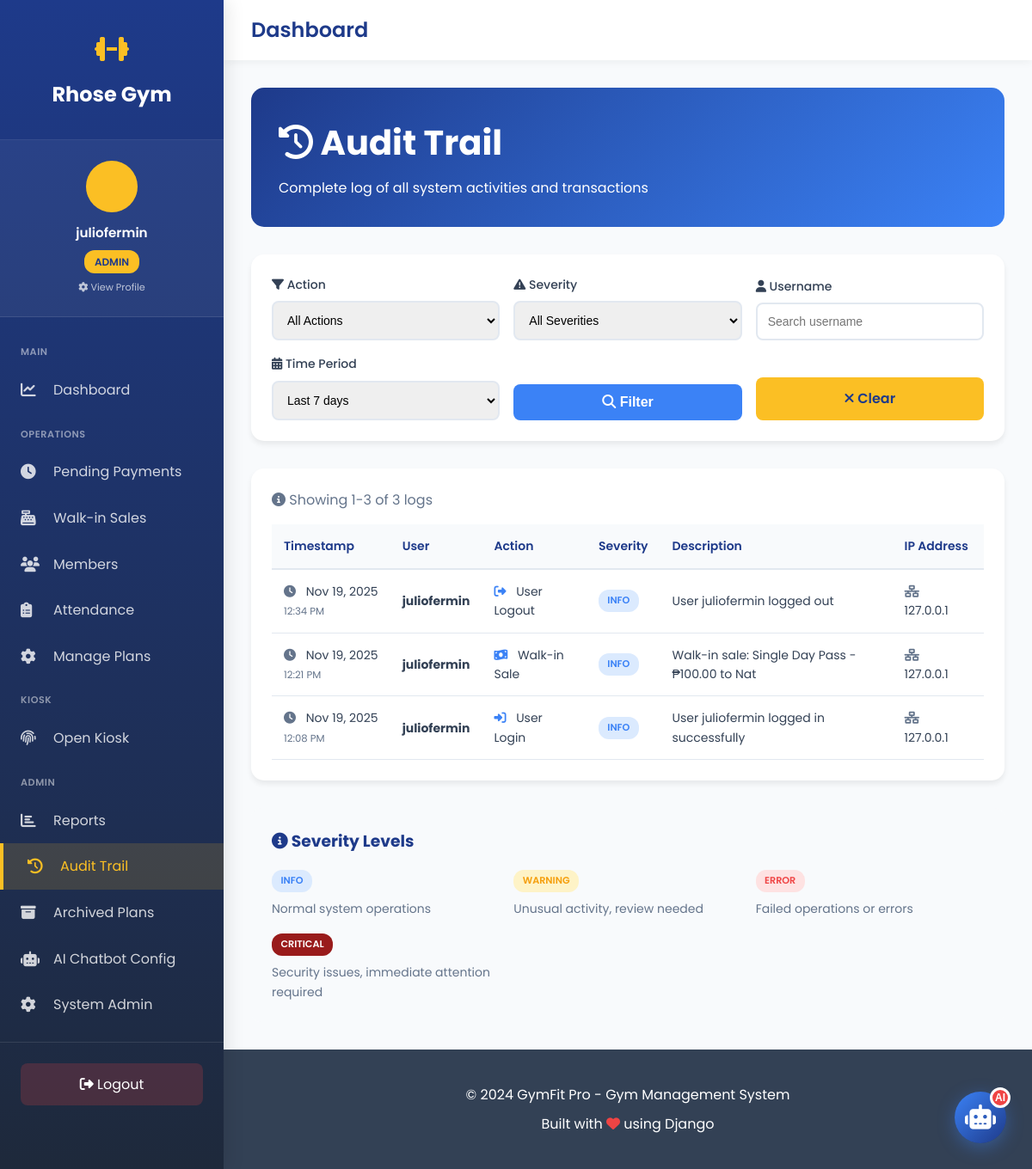
/audit-trail/ (signed in), run on the app's committed database.
### gym_app/models.py (models this page shows, shortened)
class User(AbstractUser):
    ROLE_CHOICES = [
        ('admin', 'Admin'),
        ('staff', 'Staff'),
        ('member', 'Member'),
    ]
    role = models.CharField(max_length=10, choices=ROLE_CHOICES, default='member')
    mobile_no = models.CharField(max_length=20, blank=True, null=True)
    address = models.TextField(blank=True, null=True)
    birthdate = models.DateField(blank=True, null=True)
    age = models.IntegerField(blank=True, null=True)
    profile_image = models.ImageField(
        upload_to='profile_images/',
        blank=True,
        null=True,
        help_text="Profile picture"
    )
    kiosk_pin = models.CharField(
        max_length=6,
        blank=True,
        null=True,
        unique=True,
        help_text="6-digit PIN for kiosk check-in/out",
        verbose_name="Kiosk PIN"
    )
    created_at = models.DateTimeField(auto_now_add=True)
    updated_at = models.DateTimeField(auto_now=True)
    class Meta:
        db_table = 'users'
        verbose_name = 'User'
        verbose_name_plural = 'Users'
    def is_admin(self):
        return self.role == 'admin' or self.is_superuser

class AuditLog(models.Model):
    ACTION_CHOICES = [
        ('login', 'User Login'),
        ('logout', 'User Logout'),
        ('login_failed', 'Login Failed'),
        ('register', 'User Registration'),
        ('user_created', 'User Created'),
        ('user_updated', 'User Updated'),
        ('user_deleted', 'User Deleted'),
        ('role_changed', 'Role Changed'),
        ('membership_created', 'Membership Created'),
        ('membership_updated', 'Membership Updated'),
        ('membership_cancelled', 'Membership Cancelled'),
        ('membership_expired', 'Membership Expired'),
        ('payment_received', 'Payment Received'),
        ('walkin_sale', 'Walk-in Sale'),
        ('payment_refunded', 'Payment Refunded'),
        ('plan_created', 'Plan Created'),
        ('plan_updated', 'Plan Updated'),
        ('plan_deleted', 'Plan Deleted'),
        ('data_export', 'Data Exported'),
        ('report_generated', 'Report Generated'),
        ('settings_changed', 'Settings Changed'),
        ('unauthorized_access', 'Unauthorized Access Attempt'),
        ('password_changed', 'Password Changed'),
        ('permission_denied', 'Permission Denied'),
    ]
    SEVERITY_CHOICES = [
        ('info', 'Info'),
        ('warning', 'Warning'),
        ('error', 'Error'),
        ('critical', 'Critical'),
    ]
    user = models.ForeignKey(
        User,
        on_delete=models.SET_NULL,
        null=True,
        blank=True,
        related_name='audit_logs'
    )
    action = models.CharField(max_length=50, choices=ACTION_CHOICES)
    severity = models.CharField(max_length=10, choices=SEVERITY_CHOICES, default='info')
    description = models.TextField()
    ip_address = models.GenericIPAddressField(null=True, blank=True)
    user_agent = models.TextField(blank=True, null=True)
    model_name = models.CharField(max_length=100, blank=True, null=True)
    object_id = models.CharField(max_length=100, blank=True, null=True)
    object_repr = models.CharField(max_length=200, blank=True, null=True)
    extra_data = models.JSONField(default=dict, blank=True)
    timestamp = models.DateTimeField(auto_now_add=True, db_index=True)
    class Meta:
        db_table = 'audit_logs'
        verbose_name = 'Audit Log'
        verbose_name_plural = 'Audit Logs'
        ordering = ['-timestamp']
        indexes = [
            models.Index(fields=['-timestamp']),
            models.Index(fields=['user', '-timestamp']),
            models.Index(fields=['action', '-timestamp']),
        ]

### gym_app/views.py (the view, shortened to what this page needs)
# urls.py: path('audit-trail/', views.audit_trail_view, name='audit_trail'),
@login_required
def audit_trail_view(request):
    action_filter = request.GET.get('action', '')
    user_filter = request.GET.get('user', '')
    severity_filter = request.GET.get('severity', '')
    days_filter = request.GET.get('days', '7')
    logs = AuditLog.objects.all().select_related('user')
    if action_filter:
        logs = logs.filter(action=action_filter)
    if user_filter:
        logs = logs.filter(user__username__icontains=user_filter)
    if severity_filter:
        logs = logs.filter(severity=severity_filter)
    if days_filter:
        try:
            days = int(days_filter)
            from datetime import timedelta
            start_date = timezone.now() - timedelta(days=days)
            logs = logs.filter(timestamp__gte=start_date)
        except ValueError:
            pass
    from django.core.paginator import Paginator
    paginator = Paginator(logs, 50)  # 50 logs per page
    page_number = request.GET.get('page')
    page_obj = paginator.get_page(page_number)
    actions = AuditLog.ACTION_CHOICES
    context = {
        'page_obj': page_obj,
        'actions': actions,
        'action_filter': action_filter,
        'user_filter': user_filter,
        'severity_filter': severity_filter,
        'days_filter': days_filter,
    }
    return render(request, 'gym_app/audit_trail.html', context)

### gym_app/templates/gym_app/audit_trail.html (shortened to what this page needs)
{% extends 'gym_app/base_sidebar.html' %}
{% block content %}
{% load static %}
<link rel="stylesheet" href="{% static 'gym_app/css/pages/audit_trail.css' %}">
<div class="page-header">
    <h1><i class="fas fa-history"></i> Audit Trail</h1>
    <p>Complete log of all system activities and transactions</p>
</div>
<div class="filters-box">
    <form method="get" action="{% url 'audit_trail' %}" class="filters-form">
        <div class="filter-group">
            <label for="action"><i class="fas fa-filter"></i> Action</label>
            <select name="action" id="action" class="filter-control">
                <option value="">All Actions</option>
            </select>
        </div>
        <div class="filter-group">
            <label for="severity"><i class="fas fa-exclamation-triangle"></i> Severity</label>
            <select name="severity" id="severity" class="filter-control">
                <option value="">All Severities</option>
            </select>
        </div>
        <div class="filter-group">
            <label for="user"><i class="fas fa-user"></i> Username</label>
            <input
                type="text"
                name="user"
                id="user"
                class="filter-control"
                placeholder="Search username"
                value="{{ user_filter }}"
            >
        </div>
        <div class="filter-group">
            <label for="days"><i class="fas fa-calendar-alt"></i> Time Period</label>
            <select name="days" id="days" class="filter-control">
                <option value="7" {% if days_filter == '7' %}selected{% endif %}>Last 7 days</option>
            </select>
        </div>
        <div class="filter-group">
            <button type="submit" class="btn btn-primary" style="width: 100%;">
                <i class="fas fa-search"></i> Filter
            </button>
        </div>
        <div class="filter-group">
            <a href="{% url 'audit_trail' %}" class="btn btn-gold" style="width: 100%; text-align: center; text-decoration: none;">
                <i class="fas fa-times"></i> Clear
            </a>
        </div>
    </form>
</div>
<div class="table-container">
    {% if page_obj %}
    <p style="color: var(--gray); margin-bottom: 1rem;">
        <i class="fas fa-info-circle"></i>
        Showing {{ page_obj.start_index }}-{{ page_obj.end_index }} of {{ page_obj.paginator.count }} log{{ page_obj.paginator.count|pluralize }}
    </p>
    <table>
        <thead>
            <tr>
                <th>Timestamp</th>
                <th>User</th>
                <th>Action</th>
                <th>Severity</th>
                <th>Description</th>
                <th>IP Address</th>
            </tr>
        </thead>
        <tbody>
            {% for log in page_obj %}
            <tr>
                <td style="white-space: nowrap;">
                    <i class="fas fa-clock action-icon" style="color: var(--gray);"></i>
                    {{ log.timestamp|date:"M d, Y" }}<br>
                    <small style="color: var(--gray);">{{ log.timestamp|date:"h:i A" }}</small>
                </td>
                <td>
                    {% if log.user %}
                        <strong>{{ log.user.username }}</strong><br>
                    {% else %}
                        <em style="color: var(--gray);">Anonymous</em>
                    {% endif %}
                </td>
                <td>
                    <i class="fas fa-{% if 'login' in log.action %}sign-in-alt{% elif 'logout' in log.action %}sign-out-alt{% elif 'payment' in log.action or 'sale' in log.action %}money-bill-wave{% elif 'membership' in log.action %}id-card{% elif 'user' in log.action %}user{% else %}clipboard-list{% endif %} action-icon"
                       style="color: var(--secondary-blue);"></i>
                    {{ log.get_action_display }}
                </td>
                <td>
                    <span class="badge badge-{{ log.severity }}">
                        {{ log.severity|upper }}
                    </span>
                </td>
                <td>{{ log.description }}</td>
                <td>
                    {% if log.ip_address %}
                        <i class="fas fa-network-wired action-icon" style="color: var(--gray);"></i>
                        {{ log.ip_address }}
                    {% else %}
                        <em style="color: var(--gray);">N/A</em>
                    {% endif %}
                </td>
            </tr>
            {% endfor %}
        </tbody>
    </table>
    {% else %}
    <div class="empty-state">
        <i class="fas fa-clipboard-list"></i>
        <h2 style="color: var(--primary-blue);">No Audit Logs Found</h2>
        <p>No activities match your filter criteria</p>
    </div>
    {% endif %}
</div>
<div style="background: var(--light-bg); padding: 1.5rem; border-radius: 12px; margin-top: 2rem;">
    <h3 style="color: var(--primary-blue); margin-bottom: 1rem;">
        <i class="fas fa-info-circle"></i> Severity Levels
    </h3>
    <div style="display: grid; grid-template-columns: repeat(auto-fit, minmax(200px, 1fr)); gap: 1rem;">
        <div>
            <span class="badge badge-info">INFO</span>
            <p style="color: var(--gray); font-size: 0.875rem; margin-top: 0.5rem;">Normal system operations</p>
        </div>
        <div>
            <span class="badge badge-warning">WARNING</span>
            <p style="color: var(--gray); font-size: 0.875rem; margin-top: 0.5rem;">Unusual activity, review needed</p>
        </div>
        <div>
            <span class="badge badge-error">ERROR</span>
            <p style="color: var(--gray); font-size: 0.875rem; margin-top: 0.5rem;">Failed operations or errors</p>
        </div>
        <div>
            <span class="badge badge-critical">CRITICAL</span>
            <p style="color: var(--gray); font-size: 0.875rem; margin-top: 0.5rem;">Security issues, immediate attention required</p>
        </div>
    </div>
</div>
{% endblock %}

### gym_app/templates/gym_app/base_sidebar.html (shortened to what this page needs)
<!DOCTYPE html>
<html lang="en">
<head>
    <link rel="stylesheet" href="https://cdnjs.cloudflare.com/ajax/libs/font-awesome/6.4.0/css/all.min.css">
</head>
<body class="has-sidebar">
    <aside class="sidebar" id="sidebar">
        <div class="sidebar-header">
            <div class="sidebar-logo">
                <i class="fas fa-dumbbell"></i>
            </div>
            <a href="{% url 'home' %}" class="sidebar-brand">Rhose Gym</a>
        </div>
        <a href="{% url 'profile_settings' %}" class="sidebar-user">
            <div class="sidebar-user-avatar">
            </div>
            <div class="sidebar-user-name">{{ user.get_full_name|default:user.username }}</div>
            <div style="text-align: center; margin-top: 0.5rem;">
                <span class="sidebar-user-role">{{ user.role }}</span>
            </div>
            <div style="text-align: center; margin-top: 0.5rem; font-size: 0.7rem; opacity: 0.7;">
                <i class="fas fa-cog"></i> View Profile
            </div>
        </a>
            <nav class="sidebar-menu">
            <div class="sidebar-section">Main</div>
            <a href="{% url 'dashboard' %}" {% if request.path == '/dashboard/' %}class="active"{% endif %}>
                <i class="fas fa-chart-line"></i>
                <span>Dashboard</span>
            </a>
            <div class="sidebar-section">Operations</div>
            <a href="{% url 'pending_payments' %}" {% if 'pending-payments' in request.path %}class="active"{% endif %}>
                <i class="fas fa-clock"></i>
                <span>Pending Payments</span>
            </a>
            <a href="{% url 'walkin_purchase' %}" {% if 'walkin' in request.path %}class="active"{% endif %}>
                <i class="fas fa-cash-register"></i>
                <span>Walk-in Sales</span>
            </a>
            <a href="{% url 'members_list' %}" {% if 'members' in request.path %}class="active"{% endif %}>
                <i class="fas fa-users"></i>
                <span>Members</span>
            </a>
            <a href="{% url 'attendance_report' %}" {% if 'attendance' in request.path %}class="active"{% endif %}>
                <i class="fas fa-clipboard-list"></i>
                <span>Attendance</span>
            </a>
            <a href="{% url 'manage_plans' %}" {% if 'manage-plans' in request.path %}class="active"{% endif %}>
                <i class="fas fa-cog"></i>
                <span>Manage Plans</span>
            </a>
            <div class="sidebar-section">Kiosk</div>
            <a href="{% url 'kiosk_login' %}" target="_blank">
                <i class="fas fa-fingerprint"></i>
                <span>Open Kiosk</span>
            </a>
            {% if user.is_admin %}
            <div class="sidebar-section">Admin</div>
            <a href="{% url 'reports' %}" {% if 'reports' in request.path %}class="active"{% endif %}>
                <i class="fas fa-chart-bar"></i>
                <span>Reports</span>
            </a>
            <a href="{% url 'audit_trail' %}" {% if 'audit' in request.path %}class="active"{% endif %}>
                <i class="fas fa-history"></i>
                <span>Audit Trail</span>
            </a>
            <a href="{% url 'archived_plans' %}" {% if 'archived-plans' in request.path %}class="active"{% endif %}>
                <i class="fas fa-archive"></i>
                <span>Archived Plans</span>
            </a>
            <a href="{% url 'chatbot_config' %}" {% if 'chatbot-config' in request.path %}class="active"{% endif %}>
                <i class="fas fa-robot"></i>
                <span>AI Chatbot Config</span>
            </a>
            <a href="/admin/" target="_blank">
                <i class="fas fa-cog"></i>
                <span>System Admin</span>
            </a>
            {% endif %}
        </nav>
        <div class="sidebar-footer">
            <a href="{% url 'logout' %}">
                <i class="fas fa-sign-out-alt"></i> Logout
            </a>
        </div>
    </aside>
    <div class="main-wrapper">
        <div class="top-navbar">
            <div class="top-navbar-left">
                <h1>{% block page_title %}Dashboard{% endblock %}</h1>
            </div>
        </div>
        <main class="main-content">
            {% block content %}{% endblock %}
        </main>
        <footer class="footer">
            <div class="container">
                <p>&copy; 2024 GymFit Pro - Gym Management System</p>
                <p>Built with <i class="fas fa-heart" style="color: var(--danger);"></i> using Django</p>
            </div>
        </footer>
    </div>
<button class="chat-widget-button" id="chatWidgetToggle" title="Chat with FitBot">
    <i class="fas fa-robot"></i>
    <span class="chat-widget-badge">AI</span>
</button>
</body>
</html>

### data on the page
User: get_full_name "juliofermin", role "ADMIN"
AuditLog: timestamp "Nov 19, 2025", timestamp "12:34 PM", user.username "juliofermin", action "User Logout", severity "INFO", description "User juliofermin logged out", ip_address "127.0.0.1"
AuditLog: timestamp "Nov 19, 2025", timestamp "12:21 PM", user.username "juliofermin", action "Walk-in Sale", severity "INFO", description "Walk-in sale: Single Day Pass - ₱100.00 to Nat", ip_address "127.0.0.1"
AuditLog: timestamp "Nov 19, 2025", timestamp "12:08 PM", user.username "juliofermin", action "User Login", severity "INFO", description "User juliofermin logged in successfully", ip_address "127.0.0.1"

### other printed values
{{ page_obj.start_index }} "1"
{{ page_obj.end_index }} "3"
{{ page_obj.paginator.count }} "3"
